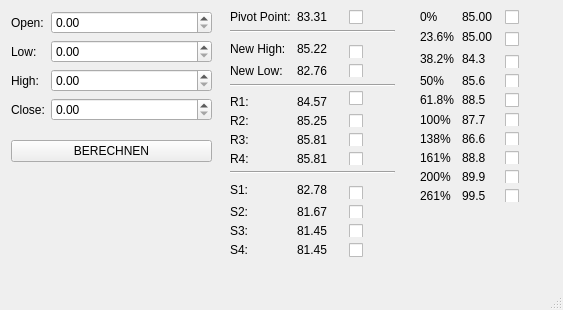
<?xml version="1.0" encoding="UTF-8"?>
<ui version="4.0">
 <class>MainWindow</class>
 <widget class="QMainWindow" name="MainWindow">
  <property name="geometry">
   <rect>
    <x>0</x>
    <y>0</y>
    <width>563</width>
    <height>310</height>
   </rect>
  </property>
  <property name="windowTitle">
   <string>MainWindow</string>
  </property>
  <widget class="QWidget" name="centralwidget">
   <widget class="QWidget" name="layoutWidget">
    <property name="geometry">
     <rect>
      <x>230</x>
      <y>10</y>
      <width>165</width>
      <height>247</height>
     </rect>
    </property>
    <layout class="QGridLayout" name="gridLayout">
     <item row="10" column="1">
      <widget class="QLabel" name="r4">
       <property name="text">
        <string>85.81</string>
       </property>
      </widget>
     </item>
     <item row="16" column="2">
      <widget class="QCheckBox" name="checkBox_11">
       <property name="text">
        <string/>
       </property>
      </widget>
     </item>
     <item row="14" column="2">
      <widget class="QCheckBox" name="checkBox_9">
       <property name="text">
        <string/>
       </property>
      </widget>
     </item>
     <item row="1" column="0" colspan="3">
      <widget class="Line" name="line_3">
       <property name="orientation">
        <enum>Qt::Horizontal</enum>
       </property>
      </widget>
     </item>
     <item row="12" column="0" rowspan="2">
      <widget class="QLabel" name="label_19">
       <property name="text">
        <string>S1:</string>
       </property>
      </widget>
     </item>
     <item row="8" column="0">
      <widget class="QLabel" name="label_16">
       <property name="text">
        <string>R2:</string>
       </property>
      </widget>
     </item>
     <item row="9" column="0">
      <widget class="QLabel" name="label_17">
       <property name="text">
        <string>R3:</string>
       </property>
      </widget>
     </item>
     <item row="2" column="0" rowspan="2">
      <widget class="QLabel" name="label_13">
       <property name="text">
        <string>New High:</string>
       </property>
      </widget>
     </item>
     <item row="10" column="0">
      <widget class="QLabel" name="label_18">
       <property name="text">
        <string>R4:</string>
       </property>
      </widget>
     </item>
     <item row="4" column="2">
      <widget class="QCheckBox" name="checkBox_3">
       <property name="text">
        <string/>
       </property>
      </widget>
     </item>
     <item row="2" column="1" rowspan="2">
      <widget class="QLabel" name="new_high">
       <property name="text">
        <string>85.22</string>
       </property>
      </widget>
     </item>
     <item row="16" column="0">
      <widget class="QLabel" name="label_22">
       <property name="text">
        <string>S4:</string>
       </property>
      </widget>
     </item>
     <item row="14" column="0">
      <widget class="QLabel" name="label_20">
       <property name="text">
        <string>S2:</string>
       </property>
      </widget>
     </item>
     <item row="5" column="0" rowspan="2" colspan="3">
      <widget class="Line" name="line_2">
       <property name="orientation">
        <enum>Qt::Horizontal</enum>
       </property>
      </widget>
     </item>
     <item row="15" column="2">
      <widget class="QCheckBox" name="checkBox_10">
       <property name="text">
        <string/>
       </property>
      </widget>
     </item>
     <item row="9" column="2">
      <widget class="QCheckBox" name="checkBox_6">
       <property name="text">
        <string/>
       </property>
      </widget>
     </item>
     <item row="14" column="1">
      <widget class="QLabel" name="s2">
       <property name="text">
        <string>81.67</string>
       </property>
      </widget>
     </item>
     <item row="0" column="2">
      <widget class="QCheckBox" name="checkBox">
       <property name="text">
        <string/>
       </property>
      </widget>
     </item>
     <item row="4" column="0">
      <widget class="QLabel" name="label_15">
       <property name="text">
        <string>New Low:</string>
       </property>
      </widget>
     </item>
     <item row="3" column="2">
      <widget class="QCheckBox" name="checkBox_2">
       <property name="text">
        <string/>
       </property>
      </widget>
     </item>
     <item row="8" column="2">
      <widget class="QCheckBox" name="checkBox_5">
       <property name="text">
        <string/>
       </property>
      </widget>
     </item>
     <item row="0" column="1">
      <widget class="QLabel" name="pivot_result">
       <property name="text">
        <string>83.31</string>
       </property>
      </widget>
     </item>
     <item row="9" column="1">
      <widget class="QLabel" name="r3">
       <property name="text">
        <string>85.81</string>
       </property>
      </widget>
     </item>
     <item row="8" column="1">
      <widget class="QLabel" name="r2">
       <property name="text">
        <string>85.25</string>
       </property>
      </widget>
     </item>
     <item row="15" column="1">
      <widget class="QLabel" name="s3">
       <property name="text">
        <string>81.45</string>
       </property>
      </widget>
     </item>
     <item row="7" column="1">
      <widget class="QLabel" name="r1">
       <property name="text">
        <string>84.57</string>
       </property>
      </widget>
     </item>
     <item row="15" column="0">
      <widget class="QLabel" name="label_21">
       <property name="text">
        <string>S3:</string>
       </property>
      </widget>
     </item>
     <item row="4" column="1">
      <widget class="QLabel" name="new_low">
       <property name="text">
        <string>82.76</string>
       </property>
      </widget>
     </item>
     <item row="6" column="2" rowspan="2">
      <widget class="QCheckBox" name="checkBox_4">
       <property name="text">
        <string/>
       </property>
      </widget>
     </item>
     <item row="7" column="0">
      <widget class="QLabel" name="label_14">
       <property name="text">
        <string>R1:</string>
       </property>
      </widget>
     </item>
     <item row="13" column="2">
      <widget class="QCheckBox" name="checkBox_8">
       <property name="text">
        <string/>
       </property>
      </widget>
     </item>
     <item row="11" column="0" colspan="3">
      <widget class="Line" name="line">
       <property name="orientation">
        <enum>Qt::Horizontal</enum>
       </property>
      </widget>
     </item>
     <item row="12" column="1" rowspan="2">
      <widget class="QLabel" name="s1">
       <property name="text">
        <string>82.78</string>
       </property>
      </widget>
     </item>
     <item row="16" column="1">
      <widget class="QLabel" name="s4">
       <property name="text">
        <string>81.45</string>
       </property>
      </widget>
     </item>
     <item row="10" column="2">
      <widget class="QCheckBox" name="checkBox_7">
       <property name="text">
        <string/>
       </property>
      </widget>
     </item>
     <item row="0" column="0">
      <widget class="QLabel" name="label_12">
       <property name="text">
        <string>Pivot Point:</string>
       </property>
      </widget>
     </item>
    </layout>
   </widget>
   <widget class="QWidget" name="layoutWidget">
    <property name="geometry">
     <rect>
      <x>420</x>
      <y>10</y>
      <width>121</width>
      <height>192</height>
     </rect>
    </property>
    <layout class="QGridLayout" name="gridLayout_2">
     <item row="0" column="0">
      <widget class="QLabel" name="label_24">
       <property name="text">
        <string>0%</string>
       </property>
      </widget>
     </item>
     <item row="0" column="1">
      <widget class="QLabel" name="gf0">
       <property name="text">
        <string>85.00</string>
       </property>
      </widget>
     </item>
     <item row="0" column="2">
      <widget class="QCheckBox" name="checkBox_12">
       <property name="text">
        <string/>
       </property>
      </widget>
     </item>
     <item row="1" column="0">
      <widget class="QLabel" name="label_26">
       <property name="text">
        <string>23.6%</string>
       </property>
      </widget>
     </item>
     <item row="1" column="1">
      <widget class="QLabel" name="gf23">
       <property name="text">
        <string>85.00</string>
       </property>
      </widget>
     </item>
     <item row="1" column="2" rowspan="2">
      <widget class="QCheckBox" name="checkBox_13">
       <property name="text">
        <string/>
       </property>
      </widget>
     </item>
     <item row="2" column="0" rowspan="2">
      <widget class="QLabel" name="label_23">
       <property name="text">
        <string>38.2%</string>
       </property>
      </widget>
     </item>
     <item row="2" column="1" rowspan="2">
      <widget class="QLabel" name="gf38">
       <property name="text">
        <string>84.3</string>
       </property>
      </widget>
     </item>
     <item row="3" column="2">
      <widget class="QCheckBox" name="checkBox_14">
       <property name="text">
        <string/>
       </property>
      </widget>
     </item>
     <item row="4" column="0">
      <widget class="QLabel" name="label_28">
       <property name="text">
        <string>50%</string>
       </property>
      </widget>
     </item>
     <item row="4" column="1">
      <widget class="QLabel" name="gf50">
       <property name="text">
        <string>85.6</string>
       </property>
      </widget>
     </item>
     <item row="4" column="2">
      <widget class="QCheckBox" name="checkBox_19">
       <property name="text">
        <string/>
       </property>
      </widget>
     </item>
     <item row="5" column="0">
      <widget class="QLabel" name="label_29">
       <property name="text">
        <string>61.8%</string>
       </property>
      </widget>
     </item>
     <item row="5" column="1">
      <widget class="QLabel" name="gf61">
       <property name="text">
        <string>88.5</string>
       </property>
      </widget>
     </item>
     <item row="5" column="2">
      <widget class="QCheckBox" name="checkBox_15">
       <property name="text">
        <string/>
       </property>
      </widget>
     </item>
     <item row="6" column="0">
      <widget class="QLabel" name="label_30">
       <property name="text">
        <string>100%</string>
       </property>
      </widget>
     </item>
     <item row="6" column="1">
      <widget class="QLabel" name="gf100">
       <property name="text">
        <string>87.7</string>
       </property>
      </widget>
     </item>
     <item row="6" column="2">
      <widget class="QCheckBox" name="checkBox_16">
       <property name="text">
        <string/>
       </property>
      </widget>
     </item>
     <item row="7" column="0">
      <widget class="QLabel" name="label_31">
       <property name="text">
        <string>138%</string>
       </property>
      </widget>
     </item>
     <item row="7" column="1">
      <widget class="QLabel" name="gf138">
       <property name="text">
        <string>86.6</string>
       </property>
      </widget>
     </item>
     <item row="7" column="2">
      <widget class="QCheckBox" name="checkBox_17">
       <property name="text">
        <string/>
       </property>
      </widget>
     </item>
     <item row="8" column="0">
      <widget class="QLabel" name="label_32">
       <property name="text">
        <string>161%</string>
       </property>
      </widget>
     </item>
     <item row="8" column="1">
      <widget class="QLabel" name="gf161">
       <property name="text">
        <string>88.8</string>
       </property>
      </widget>
     </item>
     <item row="8" column="2">
      <widget class="QCheckBox" name="checkBox_18">
       <property name="text">
        <string/>
       </property>
      </widget>
     </item>
     <item row="9" column="0">
      <widget class="QLabel" name="label_33">
       <property name="text">
        <string>200%</string>
       </property>
      </widget>
     </item>
     <item row="9" column="1">
      <widget class="QLabel" name="gf200">
       <property name="text">
        <string>89.9</string>
       </property>
      </widget>
     </item>
     <item row="9" column="2">
      <widget class="QCheckBox" name="checkBox_20">
       <property name="text">
        <string/>
       </property>
      </widget>
     </item>
     <item row="10" column="0">
      <widget class="QLabel" name="label_34">
       <property name="text">
        <string>261%</string>
       </property>
      </widget>
     </item>
     <item row="10" column="1">
      <widget class="QLabel" name="gf261">
       <property name="text">
        <string>99.5</string>
       </property>
      </widget>
     </item>
     <item row="10" column="2">
      <widget class="QCheckBox" name="checkBox_21">
       <property name="text">
        <string/>
       </property>
      </widget>
     </item>
    </layout>
   </widget>
   <widget class="QWidget" name="">
    <property name="geometry">
     <rect>
      <x>11</x>
      <y>11</y>
      <width>201</width>
      <height>151</height>
     </rect>
    </property>
    <layout class="QVBoxLayout" name="verticalLayout">
     <item>
      <layout class="QFormLayout" name="formLayout_4">
       <item row="0" column="0">
        <widget class="QLabel" name="label">
         <property name="text">
          <string>Open:</string>
         </property>
        </widget>
       </item>
       <item row="0" column="1">
        <widget class="QDoubleSpinBox" name="open">
         <property name="maximum">
          <double>99999.990000000005239</double>
         </property>
        </widget>
       </item>
       <item row="1" column="0">
        <widget class="QLabel" name="label_4">
         <property name="text">
          <string>Low:</string>
         </property>
        </widget>
       </item>
       <item row="1" column="1">
        <widget class="QDoubleSpinBox" name="low">
         <property name="maximum">
          <double>99999.990000000005239</double>
         </property>
        </widget>
       </item>
       <item row="2" column="0">
        <widget class="QLabel" name="label_3">
         <property name="text">
          <string>High:</string>
         </property>
        </widget>
       </item>
       <item row="2" column="1">
        <widget class="QDoubleSpinBox" name="high">
         <property name="maximum">
          <double>99999.990000000005239</double>
         </property>
        </widget>
       </item>
       <item row="3" column="0">
        <widget class="QLabel" name="label_2">
         <property name="text">
          <string>Close:</string>
         </property>
        </widget>
       </item>
       <item row="3" column="1">
        <widget class="QDoubleSpinBox" name="close">
         <property name="maximum">
          <double>99999.990000000005239</double>
         </property>
        </widget>
       </item>
      </layout>
     </item>
     <item>
      <widget class="QPushButton" name="berechnen">
       <property name="text">
        <string>BERECHNEN</string>
       </property>
      </widget>
     </item>
    </layout>
   </widget>
  </widget>
  <widget class="QMenuBar" name="menubar">
   <property name="geometry">
    <rect>
     <x>0</x>
     <y>0</y>
     <width>563</width>
     <height>21</height>
    </rect>
   </property>
  </widget>
  <widget class="QStatusBar" name="statusbar"/>
 </widget>
 <resources/>
 <connections/>
</ui>
